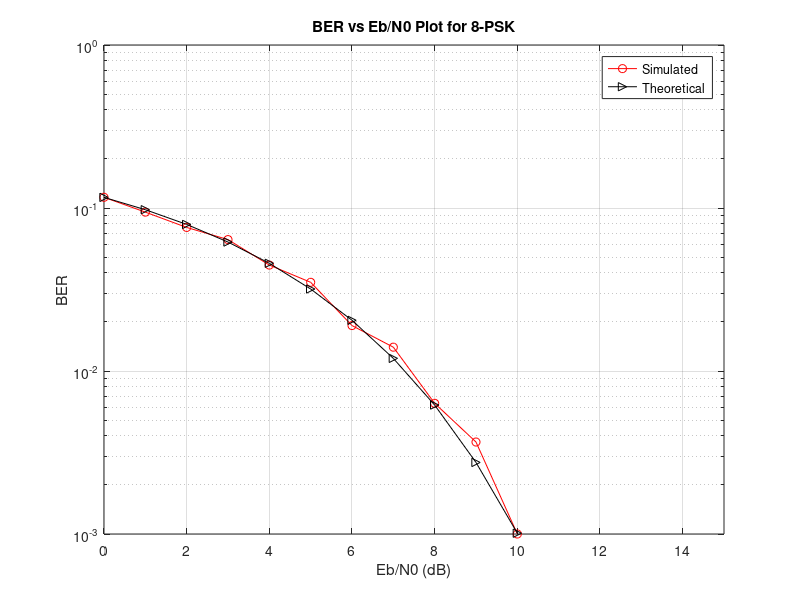

Here is the MATLAB script that generated this plot:


%                          <<Experiment-4 PART-B (8-PSK)>>

%                               << Objective-2 >>

% Aim: Simulation study of Performance of 8-PSK.

% Objective-1: Write a program to plot signal constellation diagram of received

%              8-PSK signal in the presence of AWGN.

% Objective-2: Write a program to plot Practical and Theoretical BER vs SNR graph

%              of received 8-PSK signal in the presence of AWGN for ML receiver.

% Note: For objective-1, see separate octave files named <my_8PSK_constellation.m>

clc;

clear all;

close all;

pkg load communications

N = 3000;  % Number of bits to be transmitted using *-PSK

           % Too large value may slow down the program

x = randi([0,1],1,N); % Random input bits generation

M = 8;     % Number of Symbols in 8-PSK

% Symbol Generation

yy = [];

for i=1:3:length(x)

  if x(i)==0 && x(i+1)==0 & x(i+2)==0

    y = cosd(0)+1j*sind(0);

  elseif x(i)==0 && x(i+1)==0 & x(i+2)==1

    y = cosd(45)+1j*sind(45);

  elseif x(i)==0 && x(i+1)==1 & x(i+2)==1

    y = cosd(90)+1j*sind(90);

  elseif x(i)==0 && x(i+1)==1 & x(i+2)==0

    y = cosd(135)+1j*sind(135);

  elseif x(i)==1 && x(i+1)==1 & x(i+2)==0

    y = cosd(180)+1j*sind(180);

  elseif x(i)==1 && x(i+1)==1 & x(i+2)==1

    y = cosd(225)+1j*sind(225);

  elseif x(i)==1 && x(i+1)==0 & x(i+2)==1

    y = cosd(270)+1j*sind(270);

  elseif x(i)==1 && x(i+1)==0 & x(i+2)==0

    y = cosd(315)+1j*sind(315);

  endif

% Transmitted Symbols

yy = [yy y];

endfor

% Detection based on euclidean distance

ber_simulated = [];

ber_theoretical = [];

ref_symbols = [cosd(0)+1j*sind(0), cosd(45)+1j*sind(45), cosd(90)+1j*sind(90), cosd(135)+1j*sind(135), cosd(180)+1j*sind(180) cosd(225)+1j*sind(225) cosd(270)+1j*sind(270) cosd(315)+1j*sind(315)];

for EbN0db = 0:15

EbN0 = 10^(EbN0db/10);

n = (1/sqrt(2))*[randn(1,length(yy)) + 1j*randn(1,length(yy))];

sigma = sqrt(1/((log2(M))*EbN0)); % Symbol energy is normalized to Unity

r = yy + sigma*n;

% Calculation of Euclidian Distances of received symbols from reference symobols

min_dist_index = [];

for i=1:length(r)

  Dist = [];

  for k=1:length(ref_symbols)

  dist = sqrt((real(r(i))-real(ref_symbols(k)))^2 + (imag(r(i))-imag(ref_symbols(k)))^2);

  Dist = [Dist dist];

  endfor

  min_dist_index = [min_dist_index find(Dist==min(Dist))];

endfor

% Estimation of Bits

x_estimated = [];

for i=1:length(r)

  if ref_symbols(min_dist_index(i))== cosd(0)+1j*sind(0);

    x_estimated = [x_estimated 0 0 0];

  elseif ref_symbols(min_dist_index(i))== cosd(45)+1j*sind(45);

    x_estimated = [x_estimated 0 0 1];

  elseif ref_symbols(min_dist_index(i))== cosd(90)+1j*sind(90);

    x_estimated = [x_estimated 0 1 1];

  elseif ref_symbols(min_dist_index(i))== cosd(135)+1j*sind(135);

    x_estimated = [x_estimated 0 1 0];

  elseif ref_symbols(min_dist_index(i))== cosd(180)+1j*sind(180);

    x_estimated = [x_estimated 1 1 0];

  elseif ref_symbols(min_dist_index(i))== cosd(225)+1j*sind(225);

    x_estimated = [x_estimated 1 1 1];

  elseif ref_symbols(min_dist_index(i))== cosd(270)+1j*sind(270);

    x_estimated = [x_estimated 1 0 1];

  elseif ref_symbols(min_dist_index(i))== cosd(315)+1j*sind(315);

    x_estimated = [x_estimated 1 0 0];

  endif

endfor

% BER Computation

ber_simulated =[ber_simulated sum(x~=x_estimated)/N];

ber_theoretical = [ber_theoretical (1/log2(M))*erfc(sqrt(3*EbN0)*sind(180/M))];

endfor

EbN0db = 0:15;

% BER Plotting

semilogy(EbN0db, ber_simulated, 'ro-', EbN0db, ber_theoretical, 'k>-');

title('BER vs Eb/N0 Plot for 8-PSK');

xlabel('Eb/N0 (dB)');

ylabel('BER');

grid on;

legend('Simulated', 'Theoretical');

axis([0 15 10^-3 10^0]);
